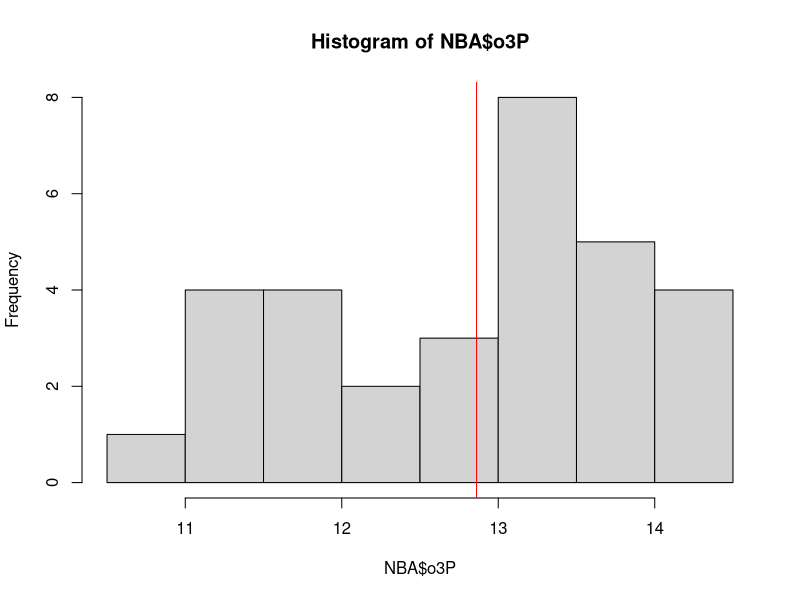
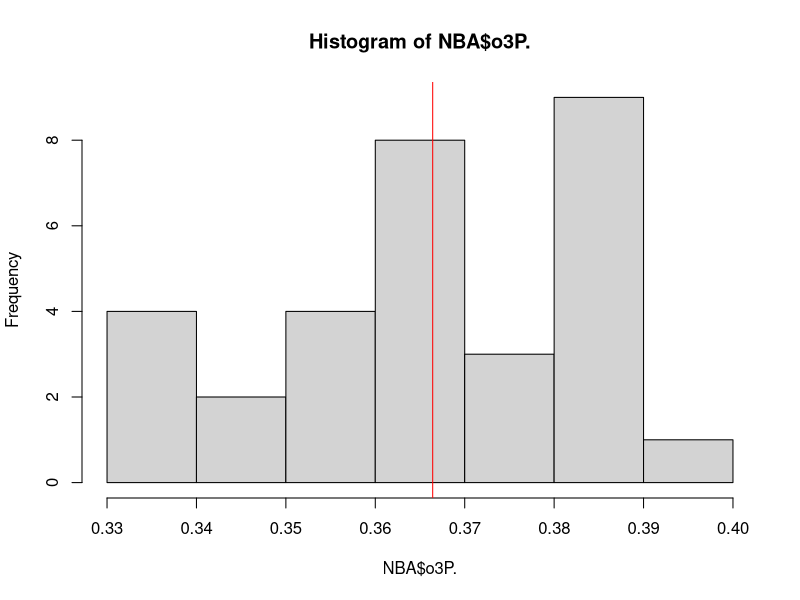
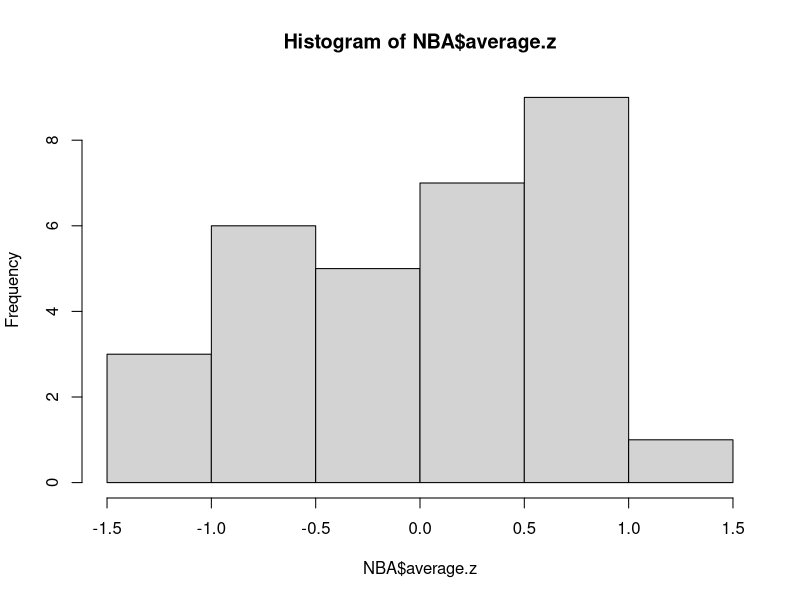

R code for these plots, in order:
NBA <- read.csv("NBA.csv")
hist(NBA$o3P)
abline(v = mean(NBA$o3P), col = "Red")
sd(NBA$o3P)
mean(NBA$o3P)


hist(NBA$o3P.)
abline(v = mean(NBA$o3P.), col = "Red")
sd(NBA$o3P.)
mean(NBA$o3P.)

NBA$o3PA.z <- (NBA$o3PA - mean(NBA$o3PA)) / sd(NBA$o3PA)
NBA$o3PP.z <- (NBA$o3P. - mean(NBA$o3P.)) / sd(NBA$o3P.)

NBA$average.z <- (NBA$o3PA.z + NBA$o3PP.z)/2

hist(NBA$average.z)
sd(NBA$average.z)

summary(NBA$average.z)

#new stuff


#Hello